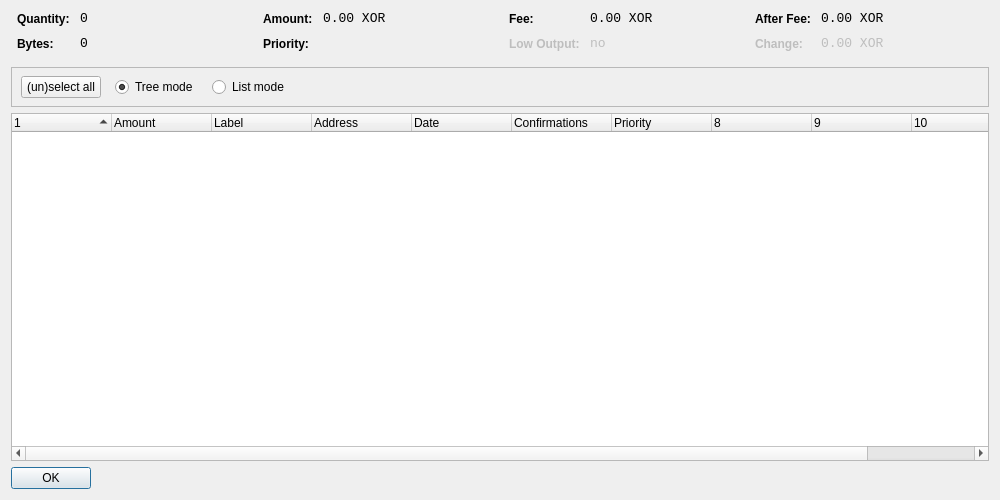
<?xml version="1.0" encoding="UTF-8"?>
<ui version="4.0">
 <class>CoinControlDialog</class>
 <widget class="QDialog" name="CoinControlDialog">
  <property name="geometry">
   <rect>
    <x>0</x>
    <y>0</y>
    <width>1000</width>
    <height>500</height>
   </rect>
  </property>
  <property name="windowTitle">
   <string>Coin Control</string>
  </property>
  <layout class="QVBoxLayout" name="verticalLayout">
   <item>
    <layout class="QHBoxLayout" name="horizontalLayoutTop" stretch="0,0,0,0">
     <property name="topMargin">
      <number>0</number>
     </property>
     <property name="bottomMargin">
      <number>10</number>
     </property>
     <item>
      <layout class="QFormLayout" name="formLayoutCoinControl1">
       <property name="horizontalSpacing">
        <number>10</number>
       </property>
       <property name="verticalSpacing">
        <number>10</number>
       </property>
       <property name="leftMargin">
        <number>6</number>
       </property>
       <property name="rightMargin">
        <number>6</number>
       </property>
       <item row="0" column="0">
        <widget class="QLabel" name="labelCoinControlQuantityText">
         <property name="styleSheet">
          <string notr="true">font-weight:bold;</string>
         </property>
         <property name="text">
          <string>Quantity:</string>
         </property>
        </widget>
       </item>
       <item row="0" column="1">
        <widget class="QLabel" name="labelCoinControlQuantity">
         <property name="font">
          <font>
           <family>Monospace</family>
           <pointsize>10</pointsize>
          </font>
         </property>
         <property name="cursor">
          <cursorShape>IBeamCursor</cursorShape>
         </property>
         <property name="contextMenuPolicy">
          <enum>Qt::ActionsContextMenu</enum>
         </property>
         <property name="text">
          <string notr="true">0</string>
         </property>
         <property name="textInteractionFlags">
          <set>Qt::LinksAccessibleByMouse|Qt::TextSelectableByKeyboard|Qt::TextSelectableByMouse</set>
         </property>
        </widget>
       </item>
       <item row="1" column="0">
        <widget class="QLabel" name="labelCoinControlBytesText">
         <property name="styleSheet">
          <string notr="true">font-weight:bold;</string>
         </property>
         <property name="text">
          <string>Bytes:</string>
         </property>
        </widget>
       </item>
       <item row="1" column="1">
        <widget class="QLabel" name="labelCoinControlBytes">
         <property name="font">
          <font>
           <family>Monospace</family>
           <pointsize>10</pointsize>
          </font>
         </property>
         <property name="cursor">
          <cursorShape>IBeamCursor</cursorShape>
         </property>
         <property name="contextMenuPolicy">
          <enum>Qt::ActionsContextMenu</enum>
         </property>
         <property name="text">
          <string notr="true">0</string>
         </property>
         <property name="textInteractionFlags">
          <set>Qt::LinksAccessibleByMouse|Qt::TextSelectableByKeyboard|Qt::TextSelectableByMouse</set>
         </property>
        </widget>
       </item>
      </layout>
     </item>
     <item>
      <layout class="QFormLayout" name="formLayoutCoinControl2">
       <property name="horizontalSpacing">
        <number>10</number>
       </property>
       <property name="verticalSpacing">
        <number>10</number>
       </property>
       <property name="leftMargin">
        <number>6</number>
       </property>
       <property name="rightMargin">
        <number>6</number>
       </property>
       <item row="0" column="0">
        <widget class="QLabel" name="labelCoinControlAmountText">
         <property name="styleSheet">
          <string notr="true">font-weight:bold;</string>
         </property>
         <property name="text">
          <string>Amount:</string>
         </property>
        </widget>
       </item>
       <item row="0" column="1">
        <widget class="QLabel" name="labelCoinControlAmount">
         <property name="font">
          <font>
           <family>Monospace</family>
           <pointsize>10</pointsize>
          </font>
         </property>
         <property name="cursor">
          <cursorShape>IBeamCursor</cursorShape>
         </property>
         <property name="contextMenuPolicy">
          <enum>Qt::ActionsContextMenu</enum>
         </property>
         <property name="text">
          <string notr="true">0.00 XOR</string>
         </property>
         <property name="textInteractionFlags">
          <set>Qt::LinksAccessibleByMouse|Qt::TextSelectableByKeyboard|Qt::TextSelectableByMouse</set>
         </property>
        </widget>
       </item>
       <item row="1" column="0">
        <widget class="QLabel" name="labelCoinControlPriorityText">
         <property name="styleSheet">
          <string notr="true">font-weight:bold;</string>
         </property>
         <property name="text">
          <string>Priority:</string>
         </property>
        </widget>
       </item>
       <item row="1" column="1">
        <widget class="QLabel" name="labelCoinControlPriority">
         <property name="font">
          <font>
           <family>Monospace</family>
           <pointsize>10</pointsize>
          </font>
         </property>
         <property name="cursor">
          <cursorShape>IBeamCursor</cursorShape>
         </property>
         <property name="contextMenuPolicy">
          <enum>Qt::ActionsContextMenu</enum>
         </property>
         <property name="text">
          <string/>
         </property>
         <property name="textInteractionFlags">
          <set>Qt::LinksAccessibleByMouse|Qt::TextSelectableByKeyboard|Qt::TextSelectableByMouse</set>
         </property>
        </widget>
       </item>
      </layout>
     </item>
     <item>
      <layout class="QFormLayout" name="formLayoutCoinControl3">
       <property name="horizontalSpacing">
        <number>10</number>
       </property>
       <property name="verticalSpacing">
        <number>10</number>
       </property>
       <property name="leftMargin">
        <number>6</number>
       </property>
       <property name="rightMargin">
        <number>6</number>
       </property>
       <item row="0" column="0">
        <widget class="QLabel" name="labelCoinControlFeeText">
         <property name="styleSheet">
          <string notr="true">font-weight:bold;</string>
         </property>
         <property name="text">
          <string>Fee:</string>
         </property>
        </widget>
       </item>
       <item row="0" column="1">
        <widget class="QLabel" name="labelCoinControlFee">
         <property name="font">
          <font>
           <family>Monospace</family>
           <pointsize>10</pointsize>
          </font>
         </property>
         <property name="cursor">
          <cursorShape>IBeamCursor</cursorShape>
         </property>
         <property name="contextMenuPolicy">
          <enum>Qt::ActionsContextMenu</enum>
         </property>
         <property name="text">
          <string notr="true">0.00 XOR</string>
         </property>
         <property name="textInteractionFlags">
          <set>Qt::LinksAccessibleByMouse|Qt::TextSelectableByKeyboard|Qt::TextSelectableByMouse</set>
         </property>
        </widget>
       </item>
       <item row="1" column="0">
        <widget class="QLabel" name="labelCoinControlLowOutputText">
         <property name="enabled">
          <bool>false</bool>
         </property>
         <property name="styleSheet">
          <string notr="true">font-weight:bold;</string>
         </property>
         <property name="text">
          <string>Low Output:</string>
         </property>
        </widget>
       </item>
       <item row="1" column="1">
        <widget class="QLabel" name="labelCoinControlLowOutput">
         <property name="enabled">
          <bool>false</bool>
         </property>
         <property name="font">
          <font>
           <family>Monospace</family>
           <pointsize>10</pointsize>
          </font>
         </property>
         <property name="cursor">
          <cursorShape>IBeamCursor</cursorShape>
         </property>
         <property name="contextMenuPolicy">
          <enum>Qt::ActionsContextMenu</enum>
         </property>
         <property name="text">
          <string notr="true">no</string>
         </property>
         <property name="textInteractionFlags">
          <set>Qt::LinksAccessibleByMouse|Qt::TextSelectableByKeyboard|Qt::TextSelectableByMouse</set>
         </property>
        </widget>
       </item>
      </layout>
     </item>
     <item>
      <layout class="QFormLayout" name="formLayoutCoinControl4">
       <property name="horizontalSpacing">
        <number>10</number>
       </property>
       <property name="verticalSpacing">
        <number>10</number>
       </property>
       <property name="leftMargin">
        <number>6</number>
       </property>
       <property name="rightMargin">
        <number>6</number>
       </property>
       <item row="0" column="0">
        <widget class="QLabel" name="labelCoinControlAfterFeeText">
         <property name="styleSheet">
          <string notr="true">font-weight:bold;</string>
         </property>
         <property name="text">
          <string>After Fee:</string>
         </property>
        </widget>
       </item>
       <item row="0" column="1">
        <widget class="QLabel" name="labelCoinControlAfterFee">
         <property name="font">
          <font>
           <family>Monospace</family>
           <pointsize>10</pointsize>
          </font>
         </property>
         <property name="cursor">
          <cursorShape>IBeamCursor</cursorShape>
         </property>
         <property name="contextMenuPolicy">
          <enum>Qt::ActionsContextMenu</enum>
         </property>
         <property name="text">
          <string notr="true">0.00 XOR</string>
         </property>
         <property name="textInteractionFlags">
          <set>Qt::LinksAccessibleByMouse|Qt::TextSelectableByKeyboard|Qt::TextSelectableByMouse</set>
         </property>
        </widget>
       </item>
       <item row="1" column="0">
        <widget class="QLabel" name="labelCoinControlChangeText">
         <property name="enabled">
          <bool>false</bool>
         </property>
         <property name="styleSheet">
          <string notr="true">font-weight:bold;</string>
         </property>
         <property name="text">
          <string>Change:</string>
         </property>
        </widget>
       </item>
       <item row="1" column="1">
        <widget class="QLabel" name="labelCoinControlChange">
         <property name="enabled">
          <bool>false</bool>
         </property>
         <property name="font">
          <font>
           <family>Monospace</family>
           <pointsize>10</pointsize>
          </font>
         </property>
         <property name="cursor">
          <cursorShape>IBeamCursor</cursorShape>
         </property>
         <property name="contextMenuPolicy">
          <enum>Qt::ActionsContextMenu</enum>
         </property>
         <property name="text">
          <string notr="true">0.00 XOR</string>
         </property>
         <property name="textInteractionFlags">
          <set>Qt::LinksAccessibleByMouse|Qt::TextSelectableByKeyboard|Qt::TextSelectableByMouse</set>
         </property>
        </widget>
       </item>
      </layout>
     </item>
    </layout>
   </item>
   <item>
    <widget class="QFrame" name="frame">
     <property name="minimumSize">
      <size>
       <width>0</width>
       <height>40</height>
      </size>
     </property>
     <property name="frameShape">
      <enum>QFrame::StyledPanel</enum>
     </property>
     <property name="frameShadow">
      <enum>QFrame::Sunken</enum>
     </property>
     <widget class="QWidget" name="horizontalLayoutWidget">
      <property name="geometry">
       <rect>
        <x>10</x>
        <y>0</y>
        <width>781</width>
        <height>41</height>
       </rect>
      </property>
      <layout class="QHBoxLayout" name="horizontalLayoutPanel" stretch="0,0,0,0,0">
       <property name="spacing">
        <number>14</number>
       </property>
       <item>
        <widget class="QPushButton" name="pushButtonSelectAll">
         <property name="sizePolicy">
          <sizepolicy hsizetype="Maximum" vsizetype="Fixed">
           <horstretch>0</horstretch>
           <verstretch>0</verstretch>
          </sizepolicy>
         </property>
         <property name="text">
          <string>(un)select all</string>
         </property>
        </widget>
       </item>
       <item>
        <widget class="QRadioButton" name="radioTreeMode">
         <property name="sizePolicy">
          <sizepolicy hsizetype="Maximum" vsizetype="Fixed">
           <horstretch>0</horstretch>
           <verstretch>0</verstretch>
          </sizepolicy>
         </property>
         <property name="text">
          <string>Tree mode</string>
         </property>
         <property name="checked">
          <bool>true</bool>
         </property>
        </widget>
       </item>
       <item>
        <widget class="QRadioButton" name="radioListMode">
         <property name="sizePolicy">
          <sizepolicy hsizetype="Maximum" vsizetype="Fixed">
           <horstretch>0</horstretch>
           <verstretch>0</verstretch>
          </sizepolicy>
         </property>
         <property name="text">
          <string>List mode</string>
         </property>
        </widget>
       </item>
       <item>
        <spacer name="horizontalSpacer">
         <property name="orientation">
          <enum>Qt::Horizontal</enum>
         </property>
         <property name="sizeHint" stdset="0">
          <size>
           <width>40</width>
           <height>20</height>
          </size>
         </property>
        </spacer>
       </item>
      </layout>
     </widget>
    </widget>
   </item>
   <item>
    <widget class="CoinControlTreeWidget" name="treeWidget">
     <property name="contextMenuPolicy">
      <enum>Qt::CustomContextMenu</enum>
     </property>
     <property name="sortingEnabled">
      <bool>false</bool>
     </property>
     <property name="columnCount">
      <number>11</number>
     </property>
     <attribute name="headerShowSortIndicator" stdset="0">
      <bool>true</bool>
     </attribute>
     <attribute name="headerStretchLastSection">
      <bool>false</bool>
     </attribute>
     <column>
      <property name="text">
       <string/>
      </property>
     </column>
     <column>
      <property name="text">
       <string>Amount</string>
      </property>
     </column>
     <column>
      <property name="text">
       <string>Label</string>
      </property>
     </column>
     <column>
      <property name="text">
       <string>Address</string>
      </property>
     </column>
     <column>
      <property name="text">
       <string>Date</string>
      </property>
     </column>
     <column>
      <property name="text">
       <string>Confirmations</string>
      </property>
      <property name="toolTip">
       <string>Confirmed</string>
      </property>
     </column>
     <column>
      <property name="text">
       <string>Priority</string>
      </property>
     </column>
     <column>
      <property name="text">
       <string/>
      </property>
     </column>
     <column>
      <property name="text">
       <string/>
      </property>
     </column>
     <column>
      <property name="text">
       <string/>
      </property>
     </column>
     <column>
      <property name="text">
       <string/>
      </property>
     </column>
    </widget>
   </item>
   <item>
    <widget class="QDialogButtonBox" name="buttonBox">
     <property name="sizePolicy">
      <sizepolicy hsizetype="Maximum" vsizetype="Fixed">
       <horstretch>0</horstretch>
       <verstretch>0</verstretch>
      </sizepolicy>
     </property>
     <property name="orientation">
      <enum>Qt::Horizontal</enum>
     </property>
     <property name="standardButtons">
      <set>QDialogButtonBox::Ok</set>
     </property>
    </widget>
   </item>
  </layout>
 </widget>
 <customwidgets>
  <customwidget>
   <class>CoinControlTreeWidget</class>
   <extends>QTreeWidget</extends>
   <header>coincontroltreewidget.h</header>
  </customwidget>
 </customwidgets>
 <resources/>
 <connections/>
</ui>
